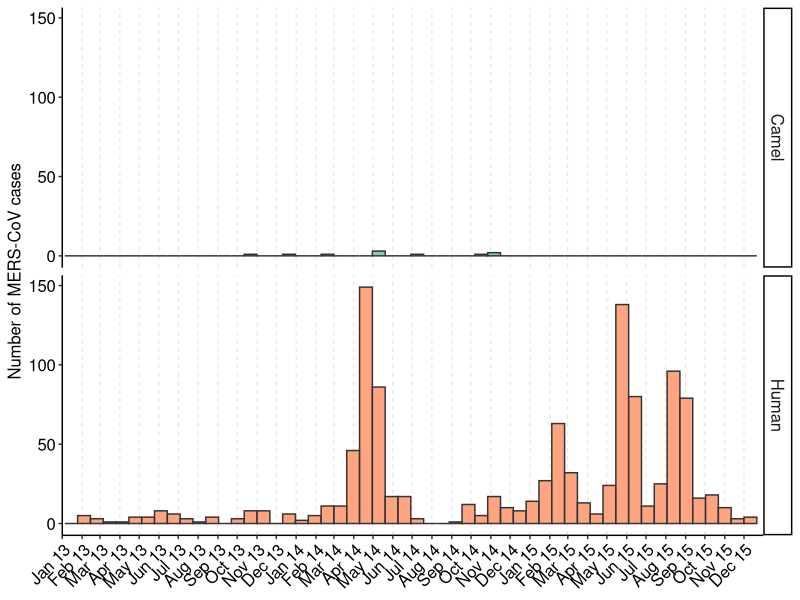

This chart was generated by the following R code:
## Define path
setwd("step0_epi_data/")

## Library
library(dplyr)
library(ggplot2)
library(lubridate)
library(sf)
library(RColorBrewer)


### MERS-CoV -------------------------------------------------------------------

## Load epi data
epi_data <- read.csv("epi-data.csv", sep=";")

summary(epi_data)
epi_data$Animal.type <- as.factor(epi_data$Animal.type)
epi_data$Species <- as.factor(epi_data$Species)

Sys.setlocale("LC_TIME", "C") #to convert in English
epi_data$Observation.date <- as.Date(epi_data$Observation.date, format="%d/%m/%Y")

epi_data$Country <- as.factor(epi_data$Country)

# Keep only those between 2013 and 2015 and remove those with NA
epi_data <- epi_data[epi_data$Observation.date < "2015-12-31",]
epi_data <- epi_data[epi_data$Observation.date > "2013-01-01",]
epi_data <- epi_data[complete.cases(epi_data$Observation.date),]

# Add human in the column
epi_data$Species_new <- ifelse(epi_data$Species =="Camelidae (Unidentified)", "Camel", "Human")
epi_data$Species_new <- as.factor(epi_data$Species_new)

summary(epi_data$Observation.date)
# Min.      1st Qu.       Median         Mean      3rd Qu.         Max. 
# "2013-01-26" "2014-04-30" "2015-02-21" "2014-12-15" "2015-06-15" "2015-12-29" 

summary(epi_data$Species_new)
# Camel Human 
# 11  1127 

summary(epi_data$Country)
# Algeria                                    Austria                                      China 
# 2                                          1                                          1 
# Egypt                                     France                                    Germany 
# 1                                          2                                          2 
# Greece                Iran  (Islamic Republic of)                                       Iraq 
# 1                                          8                                          5 
# Italy                                     Jordan                                     Kuwait 
# 1                                         26                                          6 
# Lebanon                                   Malaysia                                Netherlands 
# 1                                          1                                          2 
# Oman                                Philippines                                      Qatar 
# 8                                          1                                         15 
# Republic of Korea                               Saudi Arabia                                   Thailand 
# 173                                        803                                          1 
# Tunisia                                     Turkey U.K. of Great Britain and Northern Ireland 
# 1                                          1                                          3 
# United Arab Emirates                   United States of America                                      Yemen 
# 69                                          2                                          1 

tab <- epi_data %>% group_by(Country, Species_new) %>% summarize(count = n())


# Plot over time the data

cases_temp <- epi_data %>%  
  ggplot(aes(x=Observation.date, fill=Species_new)) +
  geom_histogram(binwidth=20, alpha = 0.8, color = "gray20") +
  facet_wrap(~Species_new, ncol=1, strip.position="right") +
  ylab("Number of MERS-CoV cases") +
  theme_classic() +
  scale_x_date(limits = c(ymd("2013-01-01"), ymd("2015-12-31")), date_breaks = "1 month", date_labels = "%b %y", expand = c(0,0)) +
  scale_fill_brewer(palette = "Set2", name ="Species") +
  #scale_fill_manual(name = "", values = c("slategray1","peachpuff"), labels = c("Domestic" = "Poultry farm", "Wild" = "Wild bird")) +
  theme(legend.position="none",
        #legend.box = "horizontal",
        #legend.text = element_text(size = 12),
        panel.grid = element_blank(),
        panel.grid.major.x =  element_line(colour = "grey80", linewidth = 0.2, linetype = 2),
        strip.text = element_text(size = 12),
        axis.text=element_blank(),
        axis.title.x = element_blank(),
        axis.title.y = element_text(size = 12),
        axis.text.y = element_text(size = 12),
        axis.text.x = element_text(size=12, angle = 45, hjust = 1)) 

ggsave("fig1_merscov.pdf", cases_temp, height = 10, width = 30, units = "cm", dpi = 300)



# Plot epi data on maps

epi_data <- epi_data %>% mutate(y = format(Observation.date, "%Y"))




# ## Load genetic data

# gen_data <- read.csv("Data/mers-cov/MERS_CoV_10_274.csv", sep=";")
# #284 obs
# summary(gen_data)
# gen_data$Host <- as.factor(gen_data$Host )
# Sys.setlocale("LC_TIME", "C") #to convert in English
# gen_data$Date <- as.Date(gen_data$Date, format="%Y-%m-%d")
# summary(gen_data$Date)
# #         Min.      1st Qu.       Median         Mean      3rd Qu.         Max.         NA's 
# #"2012-04-15" "2013-08-05" "2014-05-04" "2014-05-27" "2015-03-02" "2015-09-17"         "80" 
# #some sequences have only year and month!!!!
# # Camel Human 
# # 103  181

# # Plot over time the data

# gen_temp <- gen_data %>%  
#   ggplot(aes(x=Date, fill=Host)) +
#   geom_histogram(binwidth=20, alpha = 0.8, color = "gray20") +
#   facet_wrap(~Host, ncol=1, strip.position="right") +
#   ylab("Number of MERS-CoV sequences") +
#   theme_classic() +
#   scale_x_date(limits = c(ymd("2013-01-01"), ymd("2015-12-31")), date_breaks = "1 month", date_labels = "%b %y", expand = c(0,0)) +
#   scale_fill_brewer(palette = "Set2", name ="Host") +
#   #scale_fill_manual(name = "", values = c("slategray1","peachpuff"), labels = c("Domestic" = "Poultry farm", "Wild" = "Wild bird")) +
#   theme(legend.position="none",
#         #legend.box = "horizontal",
#         #legend.text = element_text(size = 12),
#         panel.grid = element_blank(),
#         panel.grid.major.x =  element_line(colour = "grey80", linewidth = 0.2, linetype = 2),
#         strip.text = element_text(size = 12),
#         axis.text=element_blank(),
#         axis.title.x = element_blank(),
#         axis.title.y = element_text(size = 12),
#         axis.text.y = element_text(size = 12),
#         axis.text.x = element_text(size=12, angle = 45, hjust = 1)) 

# tiff("Results/Figure 1_merscov_gen.tiff", width = 30, height = 10, units = "cm",
#      compression = "lzw", res = 300)
# gen_temp
# dev.off()
